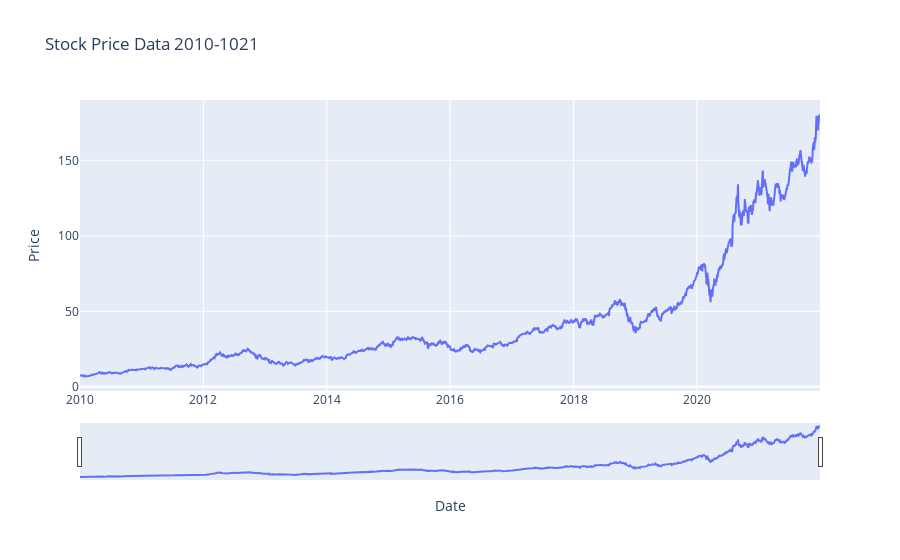

Write notebook code for a chart like this one.
### Code cell
fig = go.Figure()
fig.add_trace(go.Scatter(x=df.Date, y=df.Close,
                        mode='lines', name='Stock_Close'))

fig.update_layout(title='Stock Price Data 2010-1021',
                 xaxis_title='Date', yaxis_title='Price',
                 xaxis_rangeslider_visible=True)

### Figure 1 — Plotly figure (JSON) as saved in the notebook; plotly's stock layout.template omitted (floating-point values rounded to 4 significant figures; data arrays with more than 128 entries replaced by an {"elided": "..."} marker saying what was removed)
{"data": [{"mode": "lines", "name": "Stock_Close", "type": "scatter", "x": {"elided": "3022 str values"}, "y": {"elided": "3022 float values"}}], "layout": {"title": {"text": "Stock Price Data 2010-1021"}, "xaxis": {"rangeslider": {"visible": true}, "title": {"text": "Date"}}, "yaxis": {"title": {"text": "Price"}}}}
